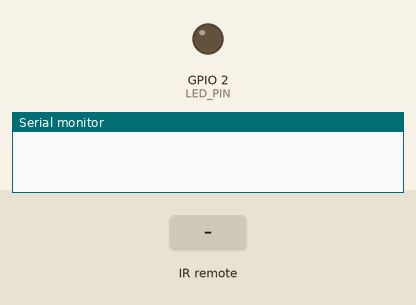
Bench run of a sketch on a simulated ESP32. On the bench: output pins drawn as LEDs (lit = HIGH), the last lines printed to the serial monitor. The inputs (shaded band) are chosen by the test bench.

Above: at 1.2 s.
1.3 s: infrared code 0x1 received
At 2.1 s:
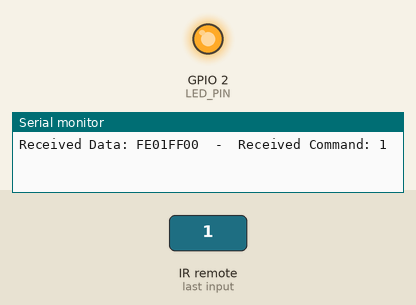
2.8 s: infrared code 0x0 received
At 3.3 s:
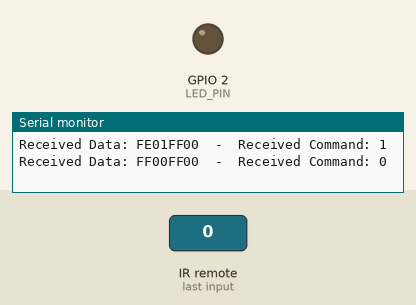
Timing chart, 0 to 5.8 s (numbered marks = the images above; inputs shaded):
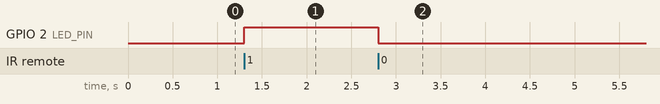

Measured:
- after the input at 1.3 s, GPIO 2 (LED_PIN): LOW → HIGH at once
- after the input at 2.8 s, GPIO 2 (LED_PIN): HIGH → LOW at once

The sketch:

IRreceiver.ino
```cpp
/*****************************************************************************************************************************
**********************************    Author  : Ehab Magdy Abdullah                      *************************************
**********************************    Linkedin: https://www.linkedin.com/in/ehabmagdyy/  *************************************
**********************************    Youtube : https://www.youtube.com/@EhabMagdyy      *************************************
******************************************************************************************************************************/

#include <IRremote.hpp>

#define IR_RECEIVER_PIN      22                               // IR Receiver pin
#define LED_PIN              2                                // ESP32 inboard pin

void setup()
{
    Serial.begin(115200);                                     // Start Serial Monitor
    IrReceiver.begin(IR_RECEIVER_PIN, ENABLE_LED_FEEDBACK);   // Start IR Receiver, Enable IRreceiver led
    pinMode(LED_PIN, OUTPUT);
}

void loop()
{
    if (IrReceiver.decode())        // Check if there is a received code
    {
        Serial.print("Received Data: ");
        Serial.print(IrReceiver.decodedIRData.decodedRawData, HEX);  // Print Received code on Serial Monitor in Hexadecimal
        Serial.print("  -  Received Command: ");
        Serial.println(IrReceiver.decodedIRData.command, HEX);  // Print Received command on Serial Monitor in Hexadecimal

        if(IrReceiver.decodedIRData.command == 0x0){        // if you press a button with command number '0'
          digitalWrite(LED_PIN, LOW);                       // Turn off the led
        }
        else if(IrReceiver.decodedIRData.command == 0x1){   // if you press a button with command number '1'
            digitalWrite(LED_PIN, HIGH);                    // Turn off the led
        }

        delay(1000);
        IrReceiver.resume();       // Enable receiving of the next value
    }
}
```
